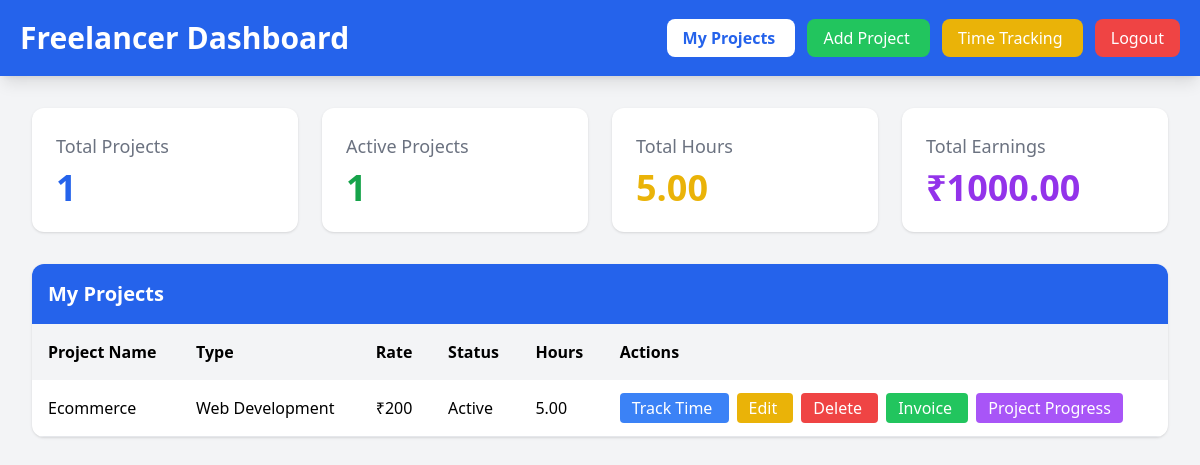
The app's page / (signed in), older data.
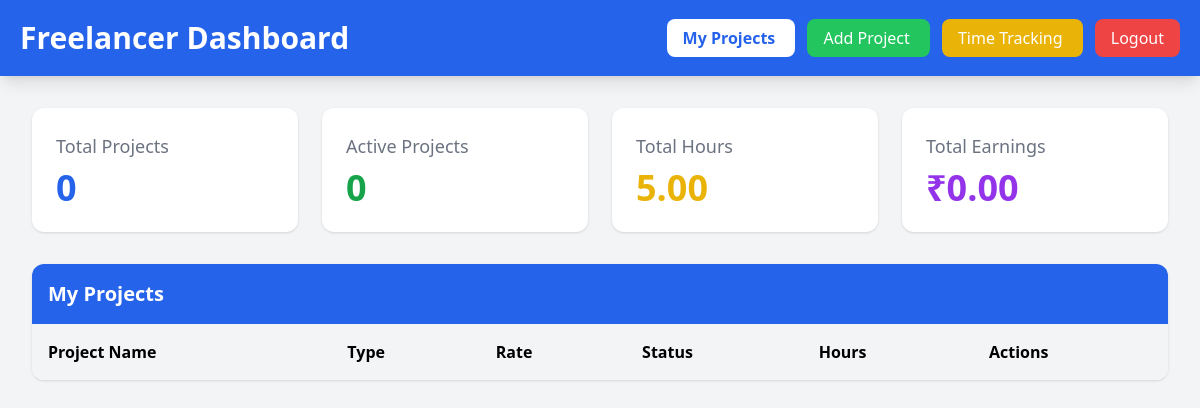
The same page, newer data.
### tables this page shows
CREATE TABLE projects(
        id INTEGER PRIMARY KEY AUTOINCREMENT,
        name TEXT,
        type TEXT,
        rate INTEGER,
        status TEXT,
        user_id INTEGER
    , created_at TIMESTAMP);

### app.py (the view)
@app.route("/")
@login_required
def dashboard():
    if session["role"] == "admin":
        return admin_dashboard()
    else:
        return freelancer_dashboard()

### app.py (called while the page is built)
def login_required(f):
    @wraps(f)
    def decorated_function(*args, **kwargs):
        if "user_id" not in session:
            return redirect("/login")
        return f(*args, **kwargs)
    return decorated_function

### database.py (called while the page is built)
def get_db_connection():
    conn = sqlite3.connect(DATABASE_PATH)
    conn.row_factory = sqlite3.Row
    return conn

def close_db_connection(conn):
    if conn:
        conn.close()

### templates/freelancer_dashboard.html (shortened to what this page needs)
<!DOCTYPE html>
<html>
<head>
    <script src="https://cdn.tailwindcss.com"></script>
</head>
<body class="bg-gray-100 min-h-screen">
<div class="bg-blue-600 text-white p-5 flex justify-between items-center shadow-lg">
    <h1 class="text-3xl font-bold">
        Freelancer Dashboard
    </h1>
    <div class="space-x-3">
        <a href="/projects"
        class="bg-white text-blue-600 px-4 py-2 rounded-lg font-semibold hover:bg-gray-200">
            My Projects
        </a>
        <a href="/add_project"
        class="bg-green-500 text-white px-4 py-2 rounded-lg hover:bg-green-600">
            Add Project
        </a>
        <a href="/time_tracking"
        class="bg-yellow-500 text-white px-4 py-2 rounded-lg hover:bg-yellow-600">
            Time Tracking
        </a>
        <a href="/logout"
        class="bg-red-500 text-white px-4 py-2 rounded-lg hover:bg-red-600">
            Logout
        </a>
    </div>
</div>
<div class="p-8">
    <div class="grid grid-cols-4 gap-6 mb-8">
        <div class="bg-white p-6 rounded-xl shadow">
            <h2 class="text-gray-500 text-lg">
                Total Projects
            </h2>
            <p class="text-4xl font-bold text-blue-600 mt-2">
                {{ total_projects }}
            </p>
        </div>
        <div class="bg-white p-6 rounded-xl shadow">
            <h2 class="text-gray-500 text-lg">
                Active Projects
            </h2>
            <p class="text-4xl font-bold text-green-600 mt-2">
                {{ active_projects }}
            </p>
        </div>
        <div class="bg-white p-6 rounded-xl shadow">
            <h2 class="text-gray-500 text-lg">
                Total Hours
            </h2>
            <p class="text-4xl font-bold text-yellow-500 mt-2">
                {{ "%.2f"|format(total_hours) }}
            </p>
        </div>
        <div class="bg-white p-6 rounded-xl shadow">
            <h2 class="text-gray-500 text-lg">
                Total Earnings
            </h2>
            <p class="text-4xl font-bold text-purple-600 mt-2">
                ₹{{ "%.2f"|format(total_earnings) }}
            </p>
        </div>
    </div>
    <div class="bg-white rounded-xl shadow overflow-hidden">
        <div class="bg-blue-600 text-white p-4 text-xl font-bold">
            My Projects
        </div>
        <table class="w-full">
            <tr class="bg-gray-100 text-left">
                <th class="p-4">Project Name</th>
                <th class="p-4">Type</th>
                <th class="p-4">Rate</th>
                <th class="p-4">Status</th>
                <th class="p-4">Hours</th>
                <th class="p-4">Actions</th>
            </tr>
            {% for project in projects %}
            <tr class="border-b hover:bg-gray-50">
                <td class="p-4">{{ project.name }}</td>
                <td class="p-4">{{ project.type }}</td>
                <td class="p-4">
                    ₹{{ project.rate }}
                </td>
                <td class="p-4">
                    {{ project.status }}
                </td>
                <td class="p-4">
                    {{ "%.2f"|format(project.total_hours) }}
                </td>
                <td class="p-4 space-x-2">
                    <a href="/time/{{ project.id }}"
                    class="bg-blue-500 text-white px-3 py-1 rounded hover:bg-blue-600">
                        Track Time
                    </a>
                    <a href="/edit_project/{{ project.id }}"
                    class="bg-yellow-500 text-white px-3 py-1 rounded hover:bg-yellow-600">
                        Edit
                    </a>
                    <a href="/delete_project/{{ project.id }}"
                    class="bg-red-500 text-white px-3 py-1 rounded hover:bg-red-600">
                        Delete
                    </a>
                    <a href="/invoice/{{ project.id }}"
                    class="bg-green-500 text-white px-3 py-1 rounded hover:bg-green-600">
                        Invoice
                    </a>
                    <a href="/project_progress"
                    class="bg-purple-500 text-white px-3 py-1 rounded">
                        Project Progress
                    </a>
                </td>
            </tr>
            {% endfor %}
        </table>
    </div>
</div>
</body>
</html>

Row changes from the older to the newer data that the page shows:
removed projects: name "Ecommerce", type "Web Development", rate "200", status "Active", total_hours "5.00"
Text that changed along with them:
{{ total_projects }}: "1" → "0"
{{ active_projects }}: "1" → "0"
{{ "%.2f"|format(total_earnings) }}: "1000.00" → "0.00"
